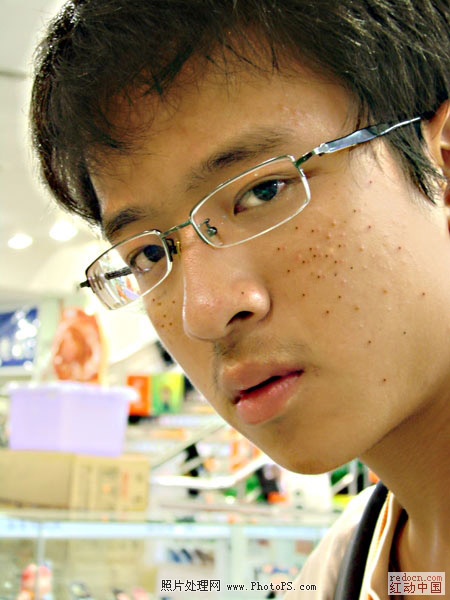
#> input picture src/Test/test05.jpg, 450 x 600 px
$ python TestSkin02.py
#> lines starting #> are read from the running program, lines starting #| are printed output that depends on the picture; after the words box and inside, x2 and y2 are one past the last pixel; in counts of white or black regions, pixels touching at a corner belong together
#> further down, img is the input picture: shape (600, 450, 3); mean B, G, R 111.3, 144.7, 166.8
import  cv2
import  numpy as np
"""
对我们的皮肤抠图back0单独滤波，这样可以保证背景不在转换过程中失真。最后要与原图合起来
"""
def get_skin_yuv(img):
#> called with img = 'test05.jpg'
    img = cv2.imread(img)
    ycrcb_img = cv2.cvtColor(img, cv2.COLOR_BGR2YCrCb)
#> ycrcb_img: shape (600, 450, 3); mean of channels 0, 1, 2 147.5, 141.8, 107.6
    (y, cr, cb) = cv2.split(ycrcb_img)
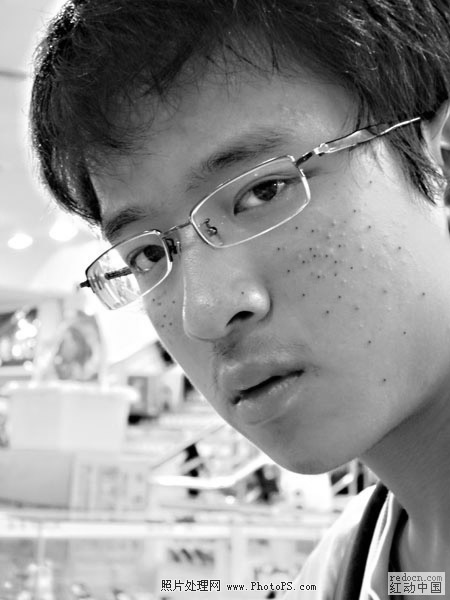
#> y: shape (600, 450); min 0, max 255, mean 147.5
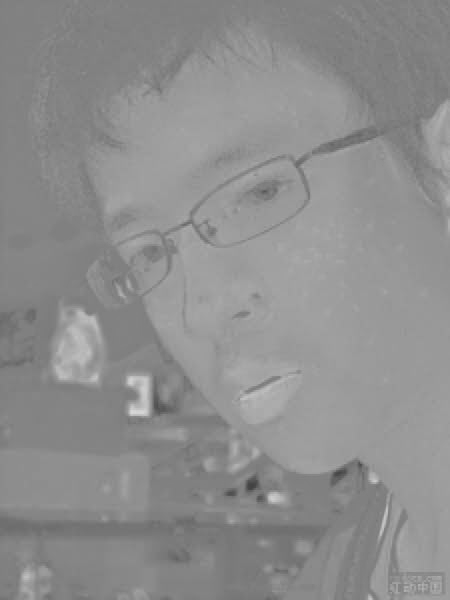
#> cr: shape (600, 450); min 66, max 216, mean 141.8
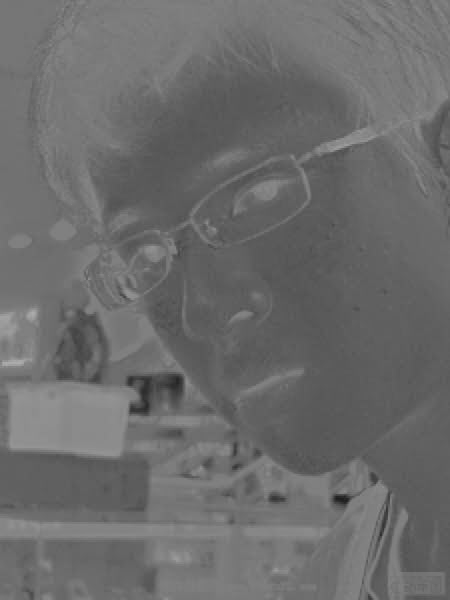
#> cb: shape (600, 450); min 29, max 173, mean 107.6
    (x, y) = cr.shape
#> x = 600; y = 450
    back = np.zeros(img.shape, np.uint8)
    for i in range(x):
        for j in range(y):
            if (cr[i][j] > 133) and (cr[i][j] < 173) and (cb[i][j] > 77) and (cb[i][j] < 127):
                back[i][j]=img[i][j]
                img[i][j]=0      #这样做是为了让原图与滤波后的图合成时更准确
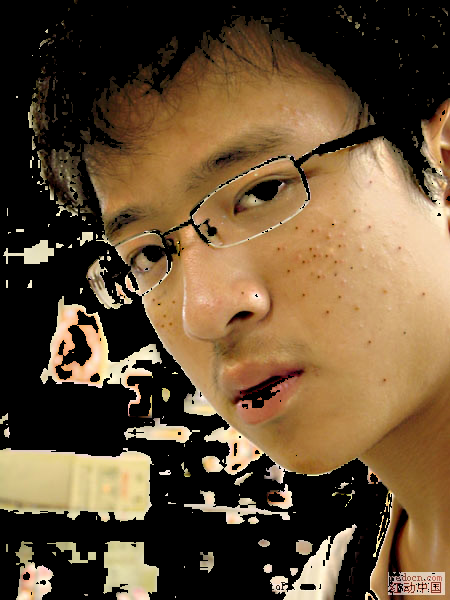
#> back: shape (600, 450, 3); mean B, G, R 53.5, 80.1, 102.2
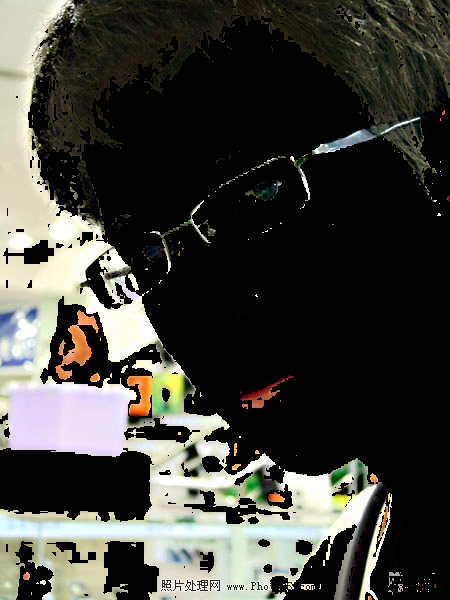
#> img: shape (600, 450, 3); mean B, G, R 57.9, 64.6, 64.5
    # cv2.imshow("kk",back)
    # cv2.waitKey(0)
    return  back

img = cv2.imread("test05.jpg")
img0 = np.zeros(img.shape, np.uint8)
infmg_1 = np.zeros(img.shape, np.uint8)
infmg_2 = np.zeros(img.shape, np.uint8)
infmg_3 = np.zeros(img.shape, np.uint8)
infmg_4 = np.zeros(img.shape, np.uint8)
back0 =get_skin_yuv("test05.jpg")
while (1):
    key = cv2.waitKey(1)
#> (key Esc is pressed here)
    if key > 0:
        break
    a = 0
    b= 0
    c = 0
    a2 =10
    b2 = 1
    c2 = 1
    if a2 != a or b2 != b or c2 != c:
        cv2.bilateralFilter(back0, a, b, c, infmg_1)
        a, b, c = a2, b2, c2
        dst1 = infmg_1 - back0 + 128
        # cv2.imshow("双边滤波", dst1)
        infmg_2 = cv2.GaussianBlur(dst1, (1, 1), 0, 0)
        infmg_3 = back0 + 2 * infmg_2 - 255
        # cv2.imshow("高斯滤波", infmg_3)
        infmg_4 = cv2.addWeighted(back0, 0.2, infmg_3, 0.8, 0)
        img0 = cv2.add(img, infmg_4)  # img是原图，infmg_4是最终滤波的结果
        cv2.imshow("美颜结果", img0)

cv2.imwrite("美颜结果.jpg", img0)
while 1:
    key = cv2.waitKey(1)
#> (key Esc is pressed here)
    if key > 0:
        break
cv2.destroyAllWindows()

$ run again, with src/Test/test07.jpg copied over src/Test/test05.jpg
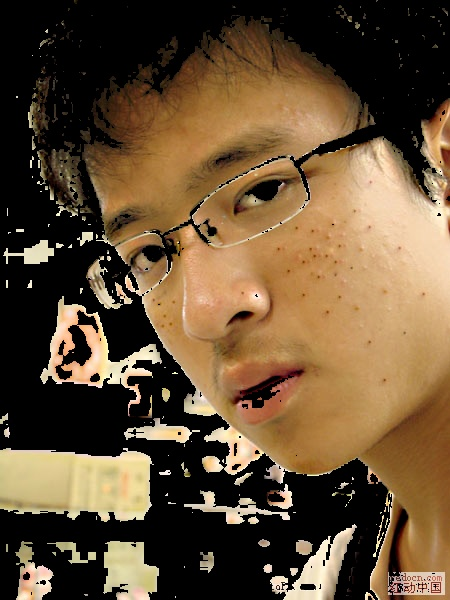
#> input picture src/Test/test07.jpg, 450 x 600 px
#> img is the input picture: shape (600, 450, 3); mean B, G, R 54.1, 80.3, 102.4
#> ycrcb_img: shape (600, 450, 3); mean of channels 0, 1, 2 83.9, 141.2, 111.2
#> in get_skin_yuv, `(y, cr, cb) = cv2.split(ycrcb_img)`:
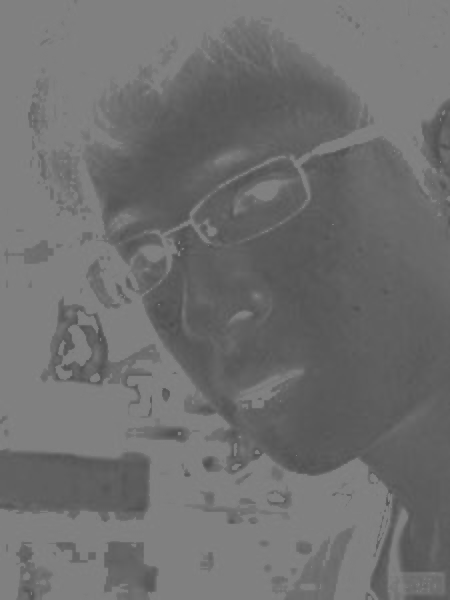
#> cb: shape (600, 450); min 76, max 133, mean 111.2
#> after the loop in get_skin_yuv, `for i in range(x):`:
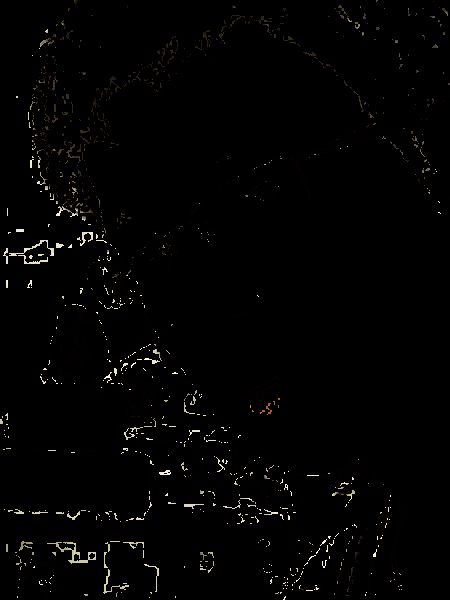
#> img: shape (600, 450, 3); mean B, G, R 2.7, 3.1, 3.4
